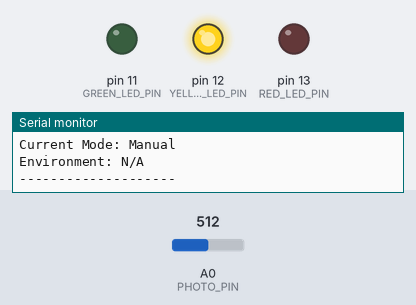
The sketch below on a simulated Arduino Uno, built with avr-gcc and run on an emulated ATmega328P. On the bench: output pins drawn as LEDs (lit = HIGH), the last lines printed to the serial monitor. The test bench sets the inputs (shaded band); at power-on: A0 (PHOTO_PIN) = 512.

Above: at 1.3 s.
1.4 s: A0 (PHOTO_PIN) set to 430
3.2 s: A0 (PHOTO_PIN) set to 411
At 5.2 s:
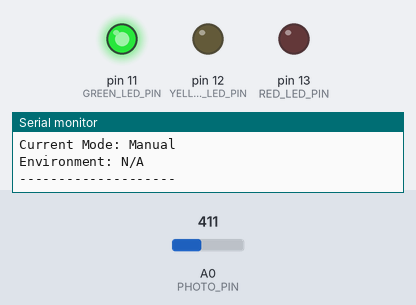
5.5 s: A0 (PHOTO_PIN) set to 900
At 6.6 s:
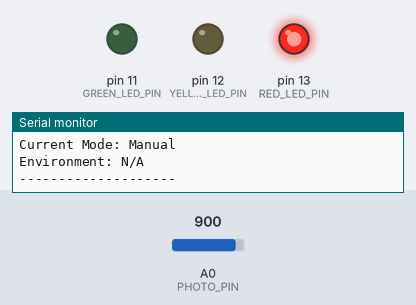
11.0 s: A0 (PHOTO_PIN) set to 743
12.5 s: A0 (PHOTO_PIN) set to 714
At 14.2 s:
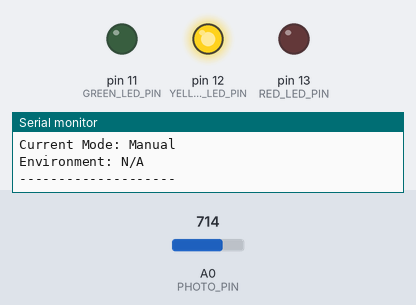
Timing chart, 0 to 15.5 s (numbered marks = the images above; inputs shaded):
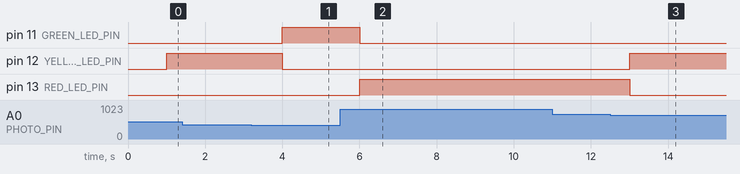

The sketch:

midterm_lab.ino
```cpp
const int PHOTO_PIN = A0;
const int RED_LED_PIN = 13;
const int YELLOW_LED_PIN = 12;
const int GREEN_LED_PIN = 11;

const int MODE_MANUAL = 0;
const int MODE_AUTOMATIC = 1;

int currentMode = MODE_MANUAL; // Default mode is Manual

int lowThreshold_manual = 40; // Default low threshold for Manual Mode
int highThreshold_manual = 70; // Default high threshold for Manual Mode

// Fixed thresholds for Automatic Mode
const int LOW_THRESHOLD_AUTO = 40;
const int HIGH_THRESHOLD_AUTO = 70;

unsigned long lastPrintTime = 0;
const long printInterval = 1000; // 1 second

void setup() {
  Serial.begin(9600);
  while (!Serial) {
    ;
  }


  pinMode(RED_LED_PIN, OUTPUT);
  pinMode(GREEN_LED_PIN, OUTPUT);
  pinMode(YELLOW_LED_PIN, OUTPUT);

  // Print startup messages
  Serial.println("--- Light Level Controller Initialized ---");
  Serial.println("Default mode: MANUAL");
  Serial.println("Type 'MODE AUTO' to switch to automatic mode.");
  Serial.println("In MANUAL mode, use 'SET LOW xx' or 'SET HIGH xx' to change thresholds.");
  Serial.println("------------------------------------------");
}

void loop() {
  // Check for user commands
  handleSerialCommands();

  // Run sensor reading and LED update every second
  unsigned long currentTime = millis();
  if (currentTime - lastPrintTime >= printInterval) {
    lastPrintTime = currentTime;

    int sensorValue = analogRead(PHOTO_PIN); // Read 0-1023
    // Use map() to convert the 0-1023 range to a 0-100% range
    int intensityPercent = map(sensorValue, 0, 1023, 0, 100);

    String activeLED = "None";
    String environment = "N/A"; // Only used in AUTO mode

    if (currentMode == MODE_AUTOMATIC) {
      if (intensityPercent <= LOW_THRESHOLD_AUTO) {
        activeLED = "Green";
        environment = "Cloudy";
      } else if (intensityPercent <= HIGH_THRESHOLD_AUTO) {
        activeLED = "Yellow";
        environment = "Clear";
      } else {
        activeLED = "Red";
        environment = "Clear";
      }

    } else {
      if (intensityPercent <= lowThreshold_manual) {
        activeLED = "Green";
      } else if (intensityPercent <= highThreshold_manual) {
        activeLED = "Yellow";
      } else {
        activeLED = "Red";
      }
    }

    setLEDs(activeLED); // Update the LEDs
    printStatus(intensityPercent, activeLED, environment); // Print to serial
  }
}

// Checks for and processes incoming Serial commands
void handleSerialCommands() {
  if (Serial.available() > 0) {
    String command = Serial.readStringUntil('\n');
    command.trim();           // Remove whitespace
    command.toUpperCase();    // Make case-insensitive

    if (command == "MODE AUTO") {
      currentMode = MODE_AUTOMATIC;
      Serial.println(">>> Switched to AUTOMATIC Mode");

    } else if (command == "MODE MANUAL") {
      currentMode = MODE_MANUAL;
      Serial.println(">>> Switched to MANUAL Mode");

    } else if (command.startsWith("SET LOW ")) {
      if (currentMode == MODE_MANUAL) {
        int newLow = command.substring(8).toInt(); // Get number after "SET LOW "
        if (newLow >= 0 && newLow < highThreshold_manual) {
          lowThreshold_manual = newLow;
          Serial.print(">>> New LOW threshold set to: ");
          Serial.println(lowThreshold_manual);
        } else {
          Serial.println(">>> Error: Invalid value. LOW must be < HIGH threshold.");
        }
      } else {
        Serial.println(">>> Error: Thresholds can only be set in MANUAL mode.");
      }

    } else if (command.startsWith("SET HIGH ")) {
      if (currentMode == MODE_MANUAL) {
        int newHigh = command.substring(9).toInt(); // Get number after "SET HIGH "
        if (newHigh > lowThreshold_manual && newHigh <= 100) {
          highThreshold_manual = newHigh;
          Serial.print(">>> New HIGH threshold set to: ");
          Serial.println(highThreshold_manual);
        } else {
          Serial.println(">>> Error: Invalid value. HIGH must be > LOW threshold and <= 100.");
        }
      } else {
        Serial.println(">>> Error: Thresholds can only be set in MANUAL mode.");
      }

    } else {
      Serial.println(">>> Error: Wrong Command");
    }
  }
}

// Controls the LEDs, ensuring only one is on at a time
void setLEDs(String ledToActivate) {
  // Turn all LEDs off
  digitalWrite(GREEN_LED_PIN, LOW);
  digitalWrite(YELLOW_LED_PIN, LOW);
  digitalWrite(RED_LED_PIN, LOW);

  // Turn the correct one on
  if (ledToActivate == "Green") {
    digitalWrite(GREEN_LED_PIN, HIGH);
  } else if (ledToActivate == "Yellow") {
    digitalWrite(YELLOW_LED_PIN, HIGH);
  } else if (ledToActivate == "Red") {
    digitalWrite(RED_LED_PIN, HIGH);
  }
}

// Prints the current system status to the Serial Monitor
void printStatus(int intensity, String led, String env) {
  Serial.print("Light Intensity: ");
  Serial.print(intensity);
  Serial.println("%");

  Serial.print("Active LED: ");
  Serial.println(led);

  Serial.print("Current Mode: ");
  Serial.println(currentMode == MODE_AUTOMATIC ? "Automatic" : "Manual");

  Serial.print("Environment: ");
  Serial.println(env);

  Serial.println("--------------------");
}
```

Measured:
- the behaviour switches between 420 and 419 on A0 (PHOTO_PIN) (found by bisection; images 0 and 1)
- the behaviour switches between 727 and 726 on A0 (PHOTO_PIN) (found by bisection; images 2 and 3)
- after the input at 3.2 s, pin 11 (GREEN_LED_PIN): LOW → HIGH after 0.80 s; pin 12 (YELLOW_LED_PIN): HIGH → LOW after 0.80 s
- after the input at 5.5 s, pin 11 (GREEN_LED_PIN): HIGH → LOW after 0.50 s; pin 13 (RED_LED_PIN): LOW → HIGH after 0.50 s
- after the input at 12.5 s, pin 12 (YELLOW_LED_PIN): LOW → HIGH after 0.50 s; pin 13 (RED_LED_PIN): HIGH → LOW after 0.50 s
